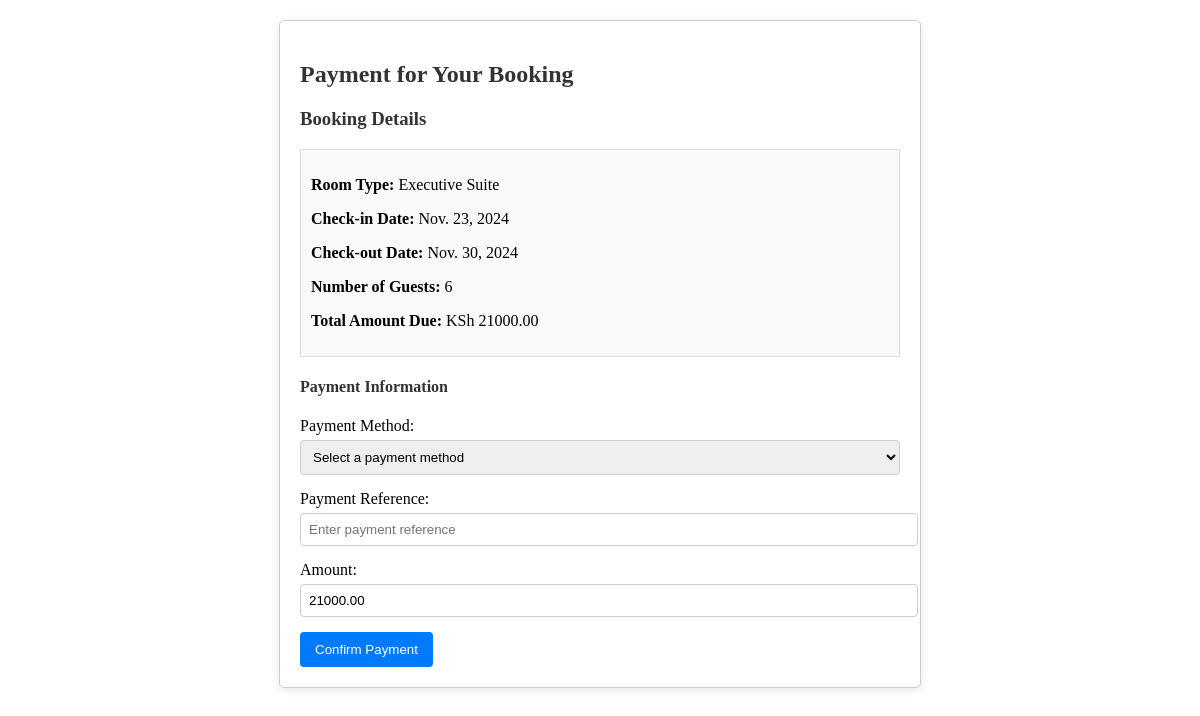
/payment/22/, run on the app's committed database.
### core/models.py (models this page shows, shortened)
class Booking(models.Model):
    room = models.ForeignKey(Room, on_delete=models.CASCADE)
    user = models.ForeignKey(User, on_delete=models.CASCADE)
    check_in_date = models.DateField()
    check_out_date = models.DateField()
    number_of_guests = models.PositiveIntegerField()
    total_price = models.DecimalField(max_digits=10, decimal_places=2, default=0.00)
    created_at = models.DateTimeField(default=timezone.now)

class Room(models.Model):
    ROOM_TYPES = [
        ('deluxe', 'Deluxe Room'),
        ('executive', 'Executive Suite'),
        ('standard', 'Standard Room'),
    ]
    room_type = models.CharField(max_length=50, choices=ROOM_TYPES)
    description = models.TextField()
    price_per_night = models.DecimalField(max_digits=10, decimal_places=2)
    image = models.ImageField(upload_to='room_images/')
    capacity = models.PositiveIntegerField(help_text="Maximum number of guests")
    available = models.BooleanField(default=True)
    is_booked = models.BooleanField(default=False)
    amenities = models.ManyToManyField(Amenity, blank=True)

### core/views.py (the view, shortened to what this page needs)
# urls.py: path('payment/<int:booking_id>/', views.payment_view, name='process_payment'),  # Ensure name is 'process_payment
def payment_view(request, booking_id):
    booking = get_object_or_404(Booking, id=booking_id)
    return render(request, 'payment.html', {'booking': booking})

### core/templates/payment.html (shortened to what this page needs)
{% load static %}
<!DOCTYPE html>
<html lang="en">
<head>
    <link rel="stylesheet" href="{% static 'css/payment.css' %}">
</head>
<body>
<div class="container">
    <h2>Payment for Your Booking</h2>
    <h3>Booking Details</h3>
    <div class="booking-details">
        <p><strong>Room Type:</strong> {{ booking.room.get_room_type_display }}</p>
        <p><strong>Check-in Date:</strong> {{ booking.check_in_date }}</p>
        <p><strong>Check-out Date:</strong> {{ booking.check_out_date }}</p>
        <p><strong>Number of Guests:</strong> {{ booking.number_of_guests }}</p>
        <p><strong>Total Amount Due:</strong> KSh {{ booking.total_price }}</p>
    </div>
    <h4>Payment Information</h4>
    <form method="post">
        <div class="form-group">
            <label for="payment_method">Payment Method:</label>
            <select id="payment_method" name="payment_method" required>
                <option value="" disabled selected>Select a payment method</option>
            </select>
        </div>
        <div class="form-group">
            <label for="payment_reference">Payment Reference:</label>
            <input type="text" id="payment_reference" name="payment_reference" placeholder="Enter payment reference" required>
        </div>
        <div class="form-group">
            <label for="amount">Amount:</label>
            <input type="number" id="amount" name="amount" value="{{ booking.total_price }}" readonly>
        </div>
        <button type="submit">Confirm Payment</button>
    </form>
</div>
</body>
</html>

### core/static/css/payment.css (style rules this page uses)
.container { max-width: 600px; margin: 20px auto; padding: 20px; border: 1px solid #ccc; border-radius: 5px; box-shadow: 0 2px 10px rgba(0, 0, 0, 0.1); }
h2, h3, h4 { color: #333; }
.booking-details { margin-bottom: 20px; padding: 10px; background-color: #f9f9f9; border: 1px solid #ddd; }
.form-group { margin-bottom: 15px; }
label { display: block; margin-bottom: 5px; }
input[type="text"], input[type="number"], select { width: 100%; padding: 8px; border: 1px solid #ccc; border-radius: 4px; }
button { padding: 10px 15px; background-color: #007bff; color: white; border: none; border-radius: 4px; cursor: pointer; }

### data on the page
Booking: room.room_type "Executive Suite", check_in_date "Nov. 23, 2024", check_out_date "Nov. 30, 2024", number_of_guests "6", total_price "21000.00", amount "21000.00"
